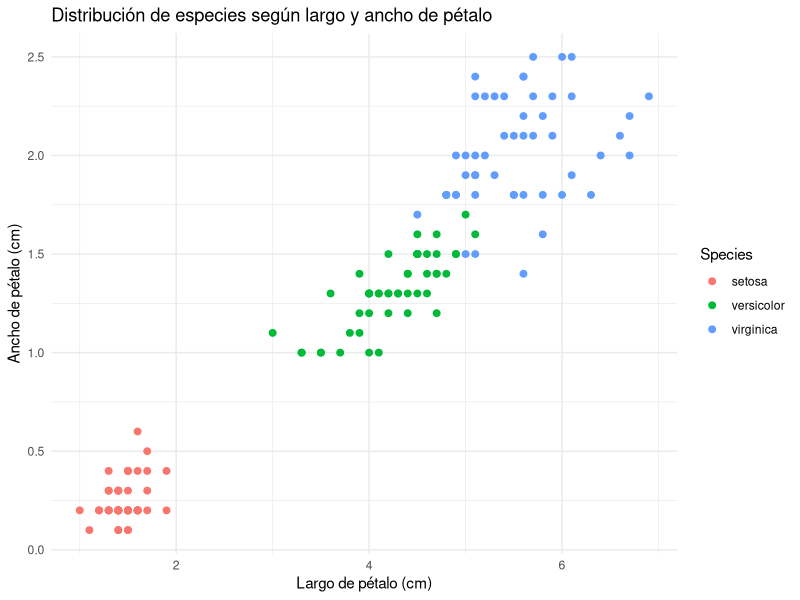

Write the R code that produced this figure.
## ---- chunk 1
knitr::opts_chunk$set(echo = TRUE, warning = FALSE, message = FALSE)
## ---- chunk 2
data(iris)
str(iris)
summary(iris)
## ---- chunk 3
library(e1071)    # Contiene la función naiveBayes()
library(caret)    # Para partición de datos y evaluación del modelo
library(ggplot2)  # Para visualización
## ---- chunk 4
set.seed(123)

train_index <- createDataPartition(iris$Species, p = 0.7, list = FALSE)

train_data <- iris[train_index, ]   # filas de entrenamiento
test_data  <- iris[-train_index, ]  # filas de prueba

dim(train_data)
dim(test_data)
## ---- chunk 5
modelo_nb <- naiveBayes(Species ~ ., data = train_data)
modelo_nb
## ---- chunk 6
predicciones <- predict(modelo_nb, test_data)
predicciones
## ---- chunk 7
test_data$Species
## ---- chunk 8
matriz_confusion <- confusionMatrix(predicciones, test_data$Species)
matriz_confusion
## ---- chunk 9
nuevos_datos <- data.frame(
  Sepal.Length = c(5.1, 6.7, 5.8),
  Sepal.Width  = c(3.5, 3.0, 2.7),
  Petal.Length = c(1.4, 5.2, 4.2),
  Petal.Width  = c(0.2, 2.3, 1.3)
)
nuevos_datos

nuevas_predicciones <- predict(modelo_nb, nuevos_datos)
nuevas_predicciones
## ---- chunk 10
probabilidades <- predict(modelo_nb, nuevos_datos, type = "raw")
probabilidades
## ---- chunk 11
ggplot(iris, aes(x = Petal.Length, y = Petal.Width, color = Species)) +
  geom_point(size = 2) +
  labs(
    title = "Distribución de especies según largo y ancho de pétalo",
    x = "Largo de pétalo (cm)",
    y = "Ancho de pétalo (cm)"
  ) +
  theme_minimal()
